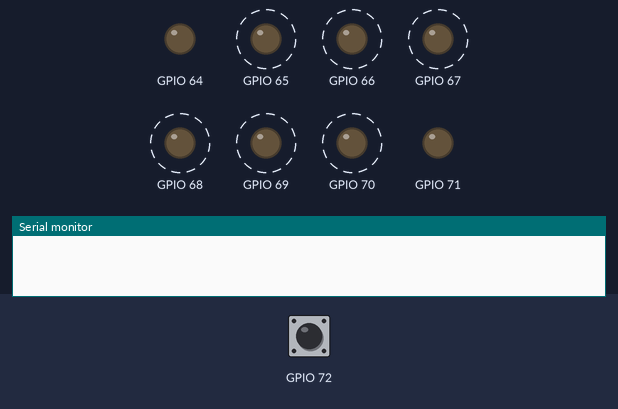
Bench run of a sketch on a simulated ESP32-S3. Parts: output pins drawn as LEDs (lit = HIGH), the last lines printed to the serial monitor. Dashed ring = blinking. The test bench sets the inputs (shaded band); at power-on: GPIO 72 HIGH.

Above: at 0.0 s.
At 1.47 s:
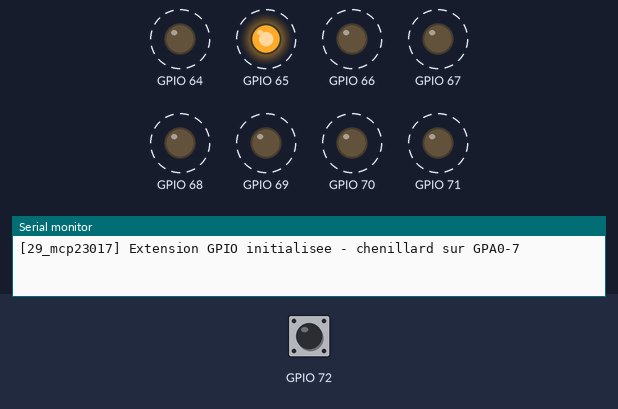
1.5 s: GPIO 72 pulled LOW for 0.15 s
Timing chart, 0 to 10.5 s (numbered marks = the images above; inputs shaded):
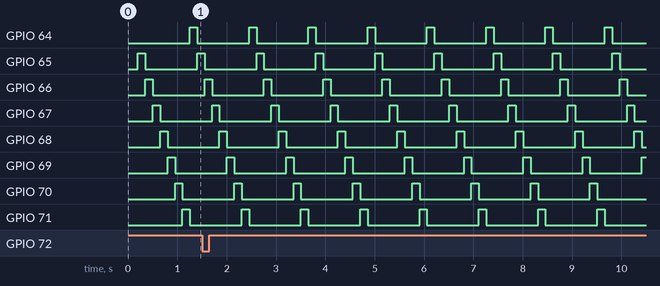

Measured:
- by itself, GPIO 64–71: alternates HIGH for 0.15 s and LOW for 1.1 s

The sketch:

29_mcp23017.ino
```cpp
/*
 * Projet 29 - Extension GPIO MCP23017 (I2C, 16 broches supplementaires)
 * Cible : ESP32 / Uno
 * Bibliotheque requise : "Adafruit MCP23017 Arduino Library"
 */

#include <Arduino.h>
#include <Wire.h>
#include <Adafruit_MCP23X17.h>

Adafruit_MCP23X17 mcp;
const uint8_t MCP_I2C_ADDRESS = 0x20; // A0,A1,A2 a GND

const uint8_t NUM_OUTPUT_PINS = 8;  // GPA0-GPA7 utilises en sortie (chenillard)
const uint8_t INPUT_PIN = 8;        // GPB0 (broche 8) utilisee en entree avec pull-up

const unsigned long STEP_INTERVAL_MS = 150;
unsigned long lastStepTime = 0;
uint8_t currentOutputIndex = 0;

void setup() {
  Serial.begin(115200);
  delay(200);
  Wire.begin(21, 22);

  if (!mcp.begin_I2C(MCP_I2C_ADDRESS, &Wire)) {
    Serial.println("[29_mcp23017] MCP23017 non trouve ! Verifiez le cablage/adresse.");
    while (true) { delay(1000); }
  }

  for (uint8_t i = 0; i < NUM_OUTPUT_PINS; i++) {
    mcp.pinMode(i, OUTPUT);
    mcp.digitalWrite(i, LOW);
  }
  mcp.pinMode(INPUT_PIN, INPUT_PULLUP);

  Serial.println("[29_mcp23017] Extension GPIO initialisee - chenillard sur GPA0-7");
}

void loop() {
  unsigned long now = millis();
  if (now - lastStepTime >= STEP_INTERVAL_MS) {
    lastStepTime = now;

    // Eteint la sortie precedente, allume la suivante (effet chenillard)
    mcp.digitalWrite(currentOutputIndex, LOW);
    currentOutputIndex = (currentOutputIndex + 1) % NUM_OUTPUT_PINS;
    mcp.digitalWrite(currentOutputIndex, HIGH);
  }

  // Lecture de l'entree deportee (ex: bouton sur l'extenseur)
  static bool lastInputState = HIGH;
  bool inputState = mcp.digitalRead(INPUT_PIN);
  if (inputState != lastInputState) {
    lastInputState = inputState;
    Serial.printf("[29_mcp23017] Entree GPB0 = %s\n", inputState ? "HIGH" : "LOW");
  }
}
```
